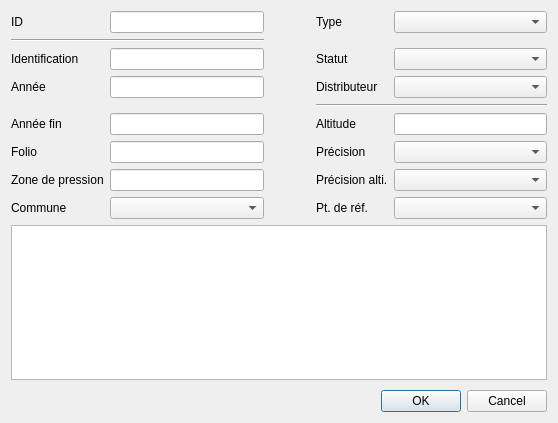
<?xml version="1.0" encoding="UTF-8"?>
<ui version="4.0">
 <class>Dialog</class>
 <widget class="QDialog" name="Dialog">
  <property name="geometry">
   <rect>
    <x>0</x>
    <y>0</y>
    <width>558</width>
    <height>423</height>
   </rect>
  </property>
  <property name="windowTitle">
   <string>Pièces</string>
  </property>
  <layout class="QGridLayout" name="gridLayout">
   <item row="17" column="0" colspan="5">
    <widget class="QPlainTextEdit" name="remark"/>
   </item>
   <item row="0" column="2">
    <spacer name="horizontalSpacer">
     <property name="orientation">
      <enum>Qt::Horizontal</enum>
     </property>
     <property name="sizeType">
      <enum>QSizePolicy::Preferred</enum>
     </property>
     <property name="sizeHint" stdset="0">
      <size>
       <width>40</width>
       <height>20</height>
      </size>
     </property>
    </spacer>
   </item>
   <item row="11" column="4">
    <widget class="QComboBox" name="fk_precision"/>
   </item>
   <item row="7" column="3" colspan="2">
    <widget class="Line" name="line_3">
     <property name="orientation">
      <enum>Qt::Horizontal</enum>
     </property>
    </widget>
   </item>
   <item row="10" column="3">
    <widget class="QLabel" name="label_11">
     <property name="text">
      <string>Altitude</string>
     </property>
    </widget>
   </item>
   <item row="12" column="4">
    <widget class="QComboBox" name="fk_precisionalti"/>
   </item>
   <item row="18" column="1">
    <spacer name="verticalSpacer">
     <property name="orientation">
      <enum>Qt::Vertical</enum>
     </property>
     <property name="sizeHint" stdset="0">
      <size>
       <width>20</width>
       <height>40</height>
      </size>
     </property>
    </spacer>
   </item>
   <item row="2" column="1">
    <widget class="QLineEdit" name="identification"/>
   </item>
   <item row="0" column="0">
    <widget class="QLabel" name="label">
     <property name="text">
      <string>ID</string>
     </property>
    </widget>
   </item>
   <item row="0" column="4">
    <widget class="QComboBox" name="fk_part_type"/>
   </item>
   <item row="1" column="0" colspan="2">
    <widget class="Line" name="line_2">
     <property name="orientation">
      <enum>Qt::Horizontal</enum>
     </property>
    </widget>
   </item>
   <item row="20" column="0" colspan="5">
    <widget class="QDialogButtonBox" name="buttonBox">
     <property name="orientation">
      <enum>Qt::Horizontal</enum>
     </property>
     <property name="standardButtons">
      <set>QDialogButtonBox::Cancel|QDialogButtonBox::Ok</set>
     </property>
    </widget>
   </item>
   <item row="12" column="3">
    <widget class="QLabel" name="label_4">
     <property name="text">
      <string>Précision alti.</string>
     </property>
    </widget>
   </item>
   <item row="2" column="3">
    <widget class="QLabel" name="label_3">
     <property name="text">
      <string>Statut</string>
     </property>
    </widget>
   </item>
   <item row="11" column="3">
    <widget class="QLabel" name="label_6">
     <property name="text">
      <string>Précision</string>
     </property>
    </widget>
   </item>
   <item row="10" column="4">
    <widget class="QLineEdit" name="altitude"/>
   </item>
   <item row="14" column="4">
    <widget class="QComboBox" name="fk_object_reference"/>
   </item>
   <item row="0" column="3">
    <widget class="QLabel" name="label_2">
     <property name="text">
      <string>Type</string>
     </property>
    </widget>
   </item>
   <item row="2" column="0">
    <widget class="QLabel" name="label_5">
     <property name="text">
      <string>Identification</string>
     </property>
    </widget>
   </item>
   <item row="0" column="1">
    <widget class="QLineEdit" name="id">
     <property name="enabled">
      <bool>true</bool>
     </property>
     <property name="readOnly">
      <bool>true</bool>
     </property>
    </widget>
   </item>
   <item row="14" column="3">
    <widget class="QLabel" name="label_7">
     <property name="text">
      <string>Pt. de réf.</string>
     </property>
    </widget>
   </item>
   <item row="5" column="4">
    <widget class="QComboBox" name="fk_distributor"/>
   </item>
   <item row="5" column="3">
    <widget class="QLabel" name="label_13">
     <property name="text">
      <string>Distributeur</string>
     </property>
    </widget>
   </item>
   <item row="2" column="4">
    <widget class="QComboBox" name="fk_status"/>
   </item>
   <item row="5" column="0">
    <widget class="QLabel" name="label_14">
     <property name="text">
      <string>Année</string>
     </property>
    </widget>
   </item>
   <item row="5" column="1">
    <widget class="QLineEdit" name="year"/>
   </item>
   <item row="10" column="0">
    <widget class="QLabel" name="label_15">
     <property name="text">
      <string>Année fin</string>
     </property>
    </widget>
   </item>
   <item row="10" column="1">
    <widget class="QLineEdit" name="year_end"/>
   </item>
   <item row="11" column="0">
    <widget class="QLabel" name="label_10">
     <property name="text">
      <string>Folio</string>
     </property>
    </widget>
   </item>
   <item row="11" column="1">
    <widget class="QLineEdit" name="_printmaps"/>
   </item>
   <item row="12" column="0">
    <widget class="QLabel" name="label_9">
     <property name="text">
      <string>Zone de pression</string>
     </property>
    </widget>
   </item>
   <item row="12" column="1">
    <widget class="QLineEdit" name="_pressurezone"/>
   </item>
   <item row="14" column="0">
    <widget class="QLabel" name="label_8">
     <property name="text">
      <string>Commune</string>
     </property>
    </widget>
   </item>
   <item row="14" column="1">
    <widget class="QComboBox" name="fk_district"/>
   </item>
  </layout>
 </widget>
 <resources/>
 <connections>
  <connection>
   <sender>buttonBox</sender>
   <signal>accepted()</signal>
   <receiver>Dialog</receiver>
   <slot>accept()</slot>
   <hints>
    <hint type="sourcelabel">
     <x>248</x>
     <y>254</y>
    </hint>
    <hint type="destinationlabel">
     <x>157</x>
     <y>274</y>
    </hint>
   </hints>
  </connection>
  <connection>
   <sender>buttonBox</sender>
   <signal>rejected()</signal>
   <receiver>Dialog</receiver>
   <slot>reject()</slot>
   <hints>
    <hint type="sourcelabel">
     <x>316</x>
     <y>260</y>
    </hint>
    <hint type="destinationlabel">
     <x>286</x>
     <y>274</y>
    </hint>
   </hints>
  </connection>
 </connections>
</ui>
